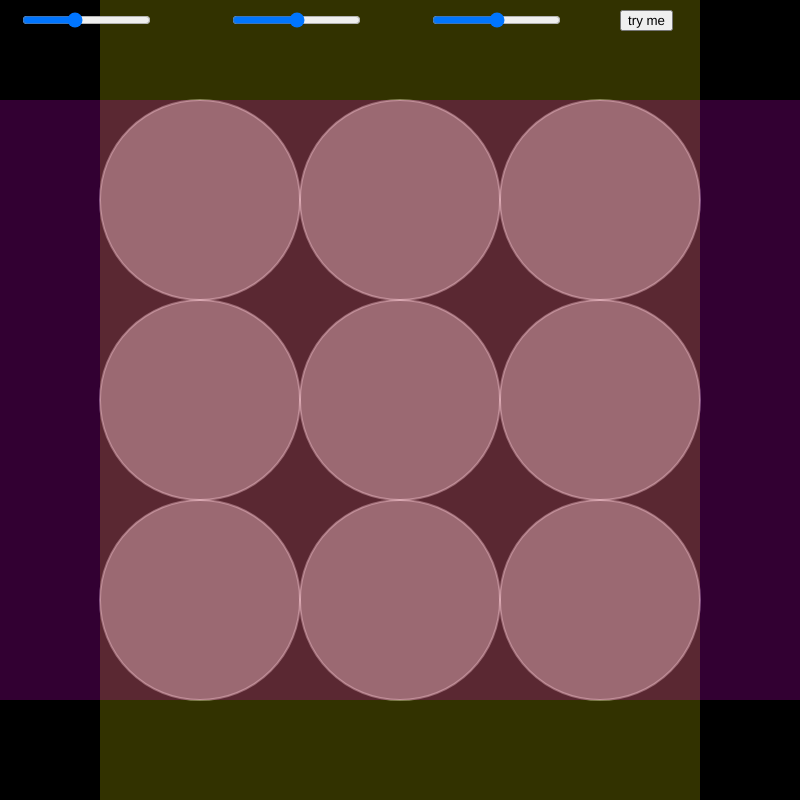
Frame 1 (no input)
Frame 60 (no input): identical to frame 1, image omitted
Frame 120 (the mouse pressed at the canvas centre since frame 60): identical to frame 1, image omitted

The p5.js sketch that drew this single still picture (run headless with seeded random() and noise() and a simulated clock; from frame 60 on, the mouse is pressed at the canvas centre):

// p5.js sketch
// ── sketch.js


let durchmesser;
let verticalstroke;
let horizontalstroke;
let winkel;
let kreis;
let imputsliderkreis;
let sliderkreismin = 0;
let outputrundmin = 0;
let sliderkreismax = 200;
let mitte = 0;
let button




let rund;




function setup() {
  createCanvas(800, 800);

  angleMode(DEGREES);

  durchmesser = createSlider(0, 500, 200)
  durchmesser.position(20, 10);

  verticalstroke = createSlider(0, 400, 200)
  verticalstroke.position(230, 10);


  kreis = createSlider(0, 200, 100);
  kreis.position(430, 10);

  button = createButton('try me');
  button.position(620, 10);

  button.mousePressed(verschieben)

  //winkel = createSlider(-45, 45, 0)
  //winkel.position(600, 10);

}


function draw() {
  //background(200, 220, 255,);
  background(0, 0, 0,);
  let outputrundmax = durchmesser.value();


  inputkreis = kreis.value();
  rund = map(inputkreis, sliderkreismin, sliderkreismax, outputrundmin, outputrundmax);


  let d = durchmesser.value();
  let Vstroke = verticalstroke.value();
  let Hstroke = 400 - verticalstroke.value();
  let drehen = 0; //winkel.value();

  



  fill(255, 100)
  strokeWeight(2)
  stroke(255, 100)
  rectMode(CENTER)

  push();
  translate(200, 200);
  rotate(drehen);
  rect(mitte, mitte, d, d, d - rund);
  pop();

  push();
  translate(200, 400);
  rotate(drehen);
  rect(mitte, mitte, d, d, rund);
  pop();

  push();
  translate(200, 600);
  rotate(drehen);
  rect(mitte, mitte, d, d, d - rund);
  pop();

  push();
  translate(400, 200);
  rotate(drehen);
  rect(mitte, mitte, d, d, rund);
  pop();

  push();
  translate(400, 400);
  rotate(drehen);
  rect(mitte, mitte, d, d, d - rund);
  pop();

  push();
  translate(400, 600);
  rotate(drehen);
  rect(mitte, mitte, d, d, rund);
  pop();

  push();
  translate(600, 200);
  rotate(drehen);
  rect(mitte, mitte, d, d, d - rund);
  pop();

  push();
  translate(600, 400);
  rotate(drehen);
  rect(mitte, mitte, d, d, rund);
  pop();

  push();
  translate(600, 600);
  rotate(drehen);
  rect(mitte, mitte, d, d, d - rund);
  pop();


  //rotate(0);
  stroke(255, 255, 0, 50);
  strokeWeight(Vstroke)
  line(200, 0, 200, 800);
  line(400, 0, 400, 800);
  line(600, 0, 600, 800);

  stroke(255, 0, 255, 50);
  strokeWeight(Hstroke)
  line(0, 200, 800, 200);
  line(0, 400, 800, 400);
  line(0, 600, 800, 600);


}

 function verschieben() {
mitte = random(-50, 50);


  }
